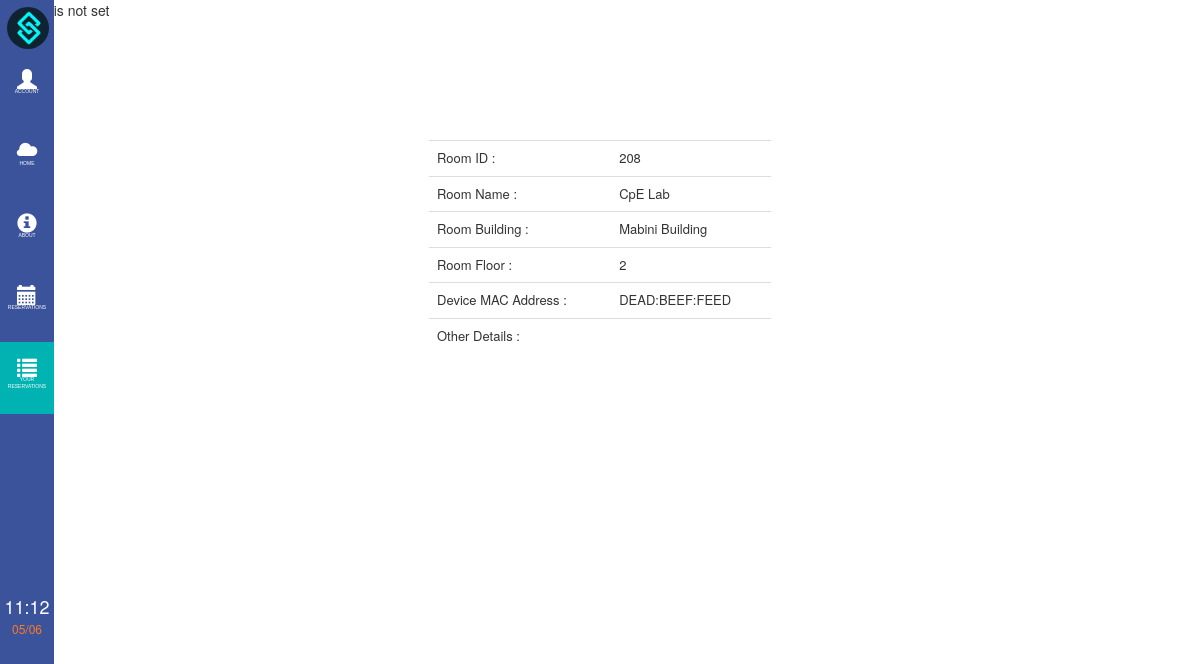
The app's page /user_reserv_details.php?SID=30 with its own data.
### tables this page shows
CREATE TABLE `tbl_sched` (
  `id` int(11) NOT NULL,
  `room_id` varchar(5) NOT NULL,
  `emp_id` varchar(5) NOT NULL,
  `time_in` time NOT NULL,
  `time_out` time NOT NULL,
  `date` date NOT NULL,
  `u_code` varchar(5) NOT NULL,
  `Status` tinyint(1) NOT NULL
);

CREATE TABLE `tbl_roomlist` (
  `room_id` varchar(5) NOT NULL,
  `room_name` varchar(100) NOT NULL,
  `room_bldg` varchar(100) NOT NULL,
  `room_floor` varchar(50) NOT NULL,
  `mac_address` varchar(100) NOT NULL
);

### user_reserv_details.php (the view, shortened to what this page needs)
<?php
 $ID = $_GET['SID'];
 ?>
<html>
<head>
    <link rel="stylesheet" href="css/bootstrap.min.css">
    <link rel="stylesheet" href="bren/side_bar.css" type="text/css">
    <link rel="stylesheet" href="mika/about.css" type="text/css">
    <link rel="stylesheet" href="mika/reservation.css" type="text/css">
</head>
<body onload="startTime()">
    <?php
if (isset($_SESSION["count"])){
    echo "Count: ".$_SESSION["count"];
    echo "Selected ".$_SESSION["selected"];
}else{
    echo "Session is not set";
}
?>
<div class="sidebar">
    <ul>
        <li> <img src ='logo3.png' style="width: 78%; border-radius: 100%; margin-left: 7px; margin-top: 7px; margin-bottom: 5px"></li>
        <li><a onclick="return openaccNav()"><span class="glyphicon glyphicon-user"></span><span class="menu_label">Account</span></a></li>
        <li><a href="userpage.php"><span class="glyphicon glyphicon-cloud"></span><span class="menu_label">Home</span></a></li>
        <li><a href="aboutususer.php"><span class="glyphicon glyphicon-info-sign"></span><span class="menu_label">About</span></a></li>
        <li><a href="user_schedtable.php"><span class="glyphicon glyphicon-calendar"></span><span class="menu_label">Reservations</span></a></li>
        <li><div class="selected"><a href="user_reservation.php"><span class="glyphicon glyphicon-list"></span><span class="menu_label">Your Reservations</span></a></div></li>
        <li><div id="time" style="padding-top:180px; font-size: 18px; color:white;text-align: center"></div> </li>
        <li><div id="date" style=" font-size: 12px; color:#ff7a24; text-align: center"></div> </li></ul>
</div>
<div class="container">
    <?php
  include 'connect.php';
   $SQL = "SELECT * FROM tbl_sched WHERE id='$ID'";
   $result = mysqli_query($con,$SQL);
   while($num = mysqli_fetch_assoc($result)) {
        $roomid = $num['room_id'];
}
$SQL1 ="SELECT * FROM tbl_roomlist WHERE room_id='$roomid'";
$res1 = mysqli_query($con, $SQL1);
$row= mysqli_fetch_array($res1);
    ?>
   <table class="table">
	<tr>
            <td>Room ID :</td>
            <td><?php echo $roomid; ?></td>
        </tr>
        <tr>
            <td>Room Name :</td>
            <td><?php echo $row['room_name']; ?></td>
        </tr>
        <tr>
            <td>Room Building :</td>
            <td><?php echo $row['room_bldg']; ?></td>
        </tr>
        <tr>
            <td>Room Floor :</td>
            <td><?php echo $row['room_floor']; ?></td>
        </tr>
        <tr>
            <td>Device MAC Address :</td>
            <td><?php echo $row['mac_address']; ?></td>
        </tr>
        <tr>
            <td>Other Details :</td>
            <td></td>
        </tr>
</table>

### bren/side_bar.css (style rules this page uses)
ul { list-style-type: none; margin: 0; padding: 0; z-index: 1; top: 0; left: 0; overflow-x: hidden; width: 4.5%; background: #3A539B; height: 100%; position: fixed; overflow: auto; }
li a { display: block; color: #FFF; padding: 14px 4px; text-decoration: none; font-family: sans-serif; width: 100%; height:9%; text-align: center; }
body,html { margin: 0; margin-top: 0; padding: 0; }
.menu_label { font-size: 0.5rem; display: block; text-transform: uppercase; }
.glyphicon { font-size: 20px; }
.selected { background-color: #00b3b3; color: white; }

### Mika/reservation.css (style rules this page uses)
.table { width: 30%; margin: 0 auto; }
.container { margin-top: 10%; text-align: center; }
td { font-size: small; }

### records on screen
tbl_sched: room "208"
tbl_roomlist: room_name "CpE Lab", room_bldg "Mabini Building", room_floor "2", mac_address "DEAD:BEEF:FEED"
